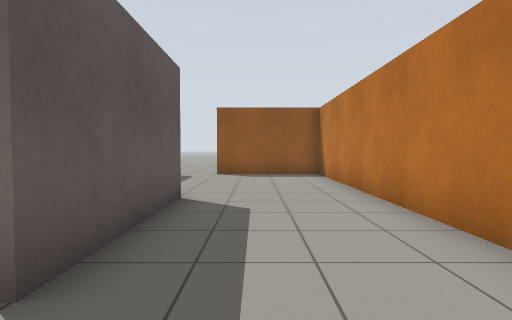
[1] (above)

20 first-person views from a walk through a robot-simulator world made for Gazebo. The camera is 0.94 m above the floor, tilts 2° down and sees 80° across. The floor is counted in squares, 1 m on a side. Each view is taken from the middle of a square. On the plan, view 1 faces up. The plan holds only what a view shows up to about 11 squares ahead; the rest is blank.

[2]
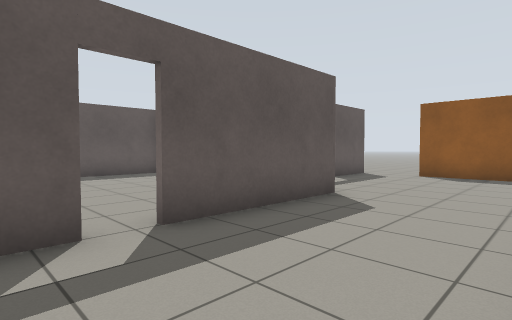

[3]
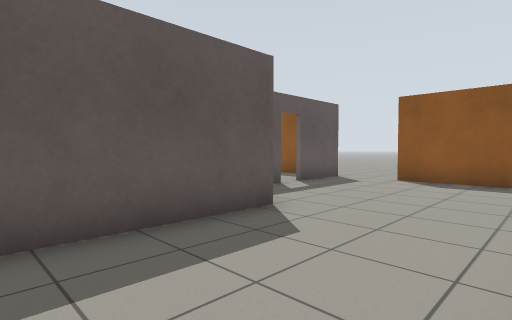

[4]
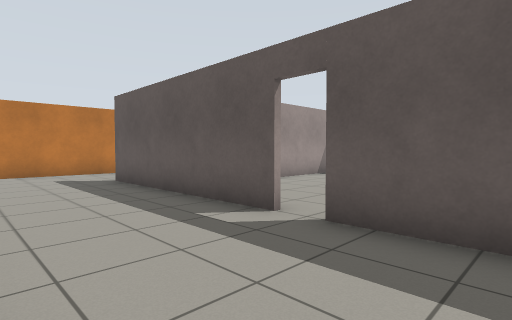

[5]
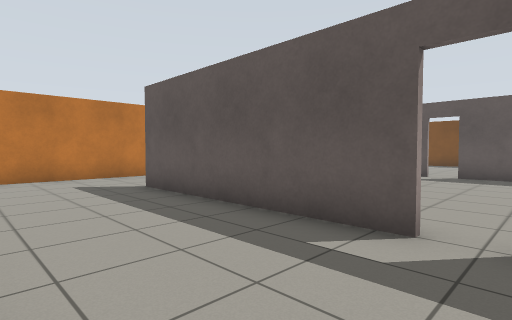

[6]
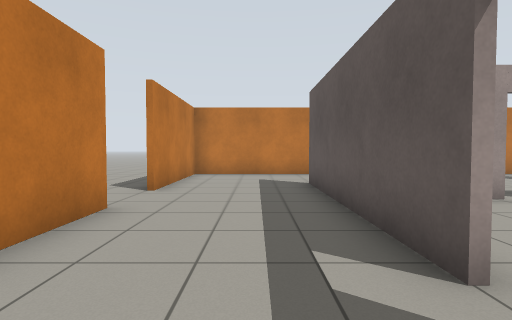

[7]
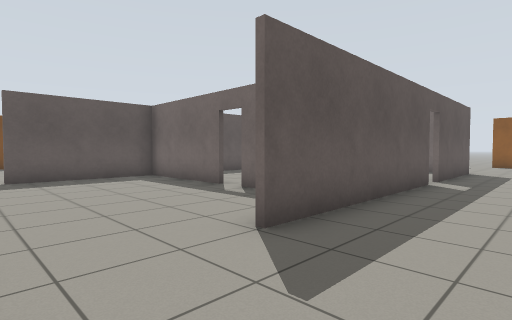

[8]
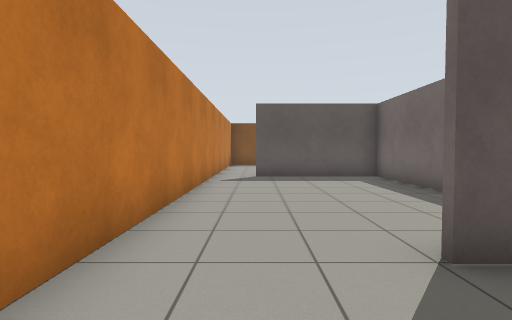

[9]
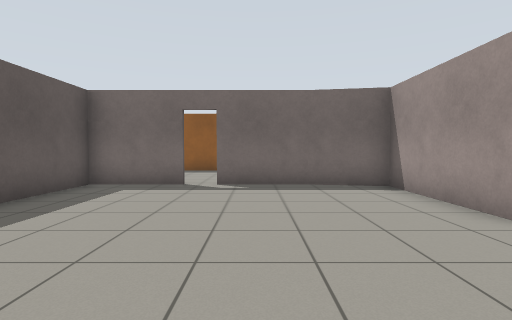

[10]
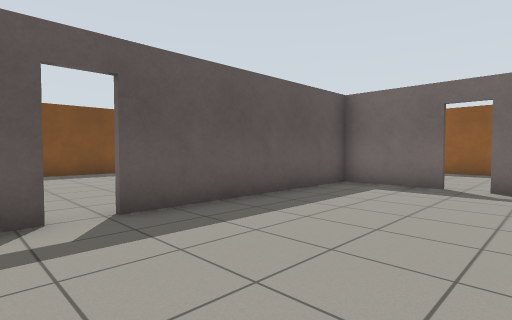

[11]
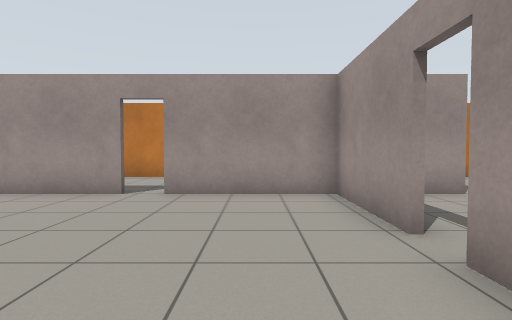

[12]
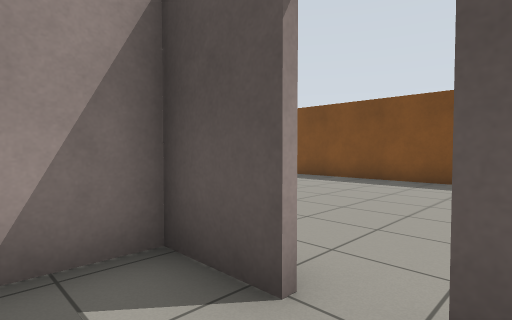

[13]
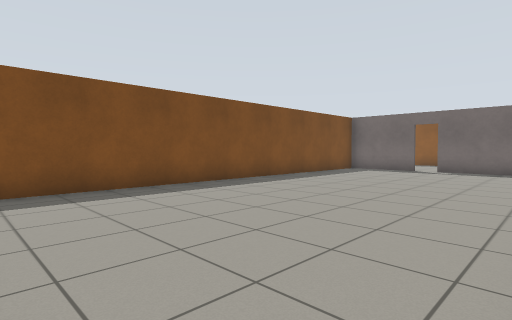

[14]
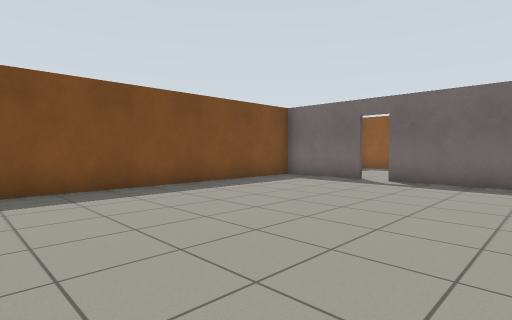

[15]
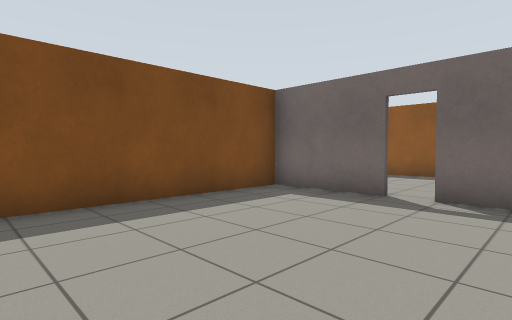

[16]
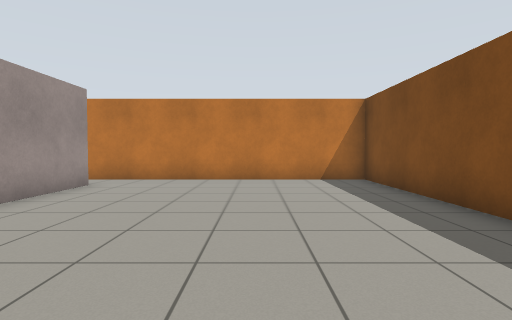

[17]
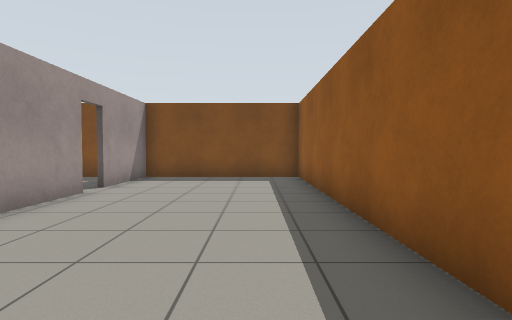

[18]
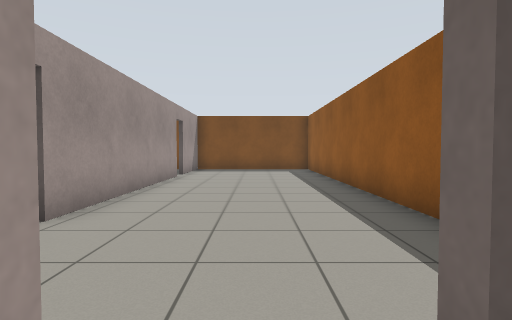

[19]
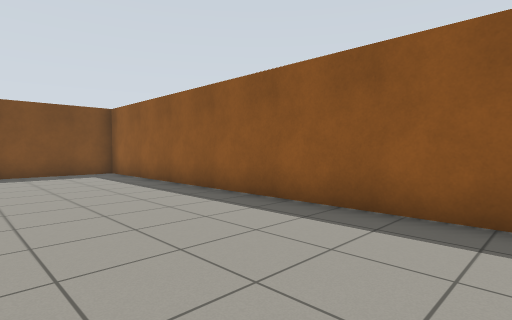

[20]
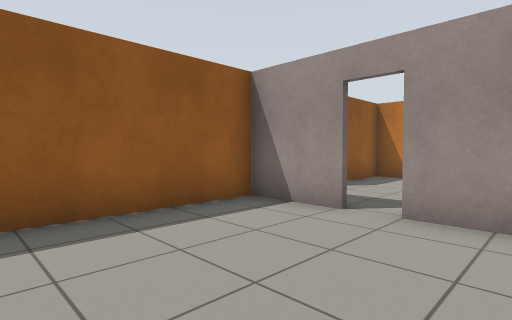

### Floor plan
Ten units are one square. View 1 is at (0, 0); x grows to the right and y downward. Boxes are objects, and circles mark ways between rooms. Rooms are numbered by the first view taken in them; rooms with no view inside come last. Other rooms are left out.
<svg viewBox="-179 -121 214 211">
<path fill="none" stroke="#000" d="M-15 -59 -15 -18M24 -21 24 -115 -15 -115M-15 -10 -15 35M24 19 24 -2M-35 -116 -35 -94M-16 55 -16 45M-41 28 -47 28M-55 28 -95 28M-15 35 -15 55M-94 85 11 85M-94 31 -94 70M24 83 24 39M-16 -18 -16 -57 -37 -61M-47 27 -16 27 -16 -10M-94 11 -94 31M-35 -61 -61 -61M-69 -61 -94 -61 -94 4M-95 27 -55 27M-96 71 -96 41M-144 -61 -174 -61 -174 85 -94 85M-108 -61 -136 -61M-136 -63 -69 -63M-37 -94 -37 -115 -174 -115 -174 -63 -144 -63M-37 -72 -37 -86"/>
<circle cx="5" cy="45" r="3" fill="#2a7"/>
<circle cx="-15" cy="-15" r="3" fill="#2a7"/>
<circle cx="-40" cy="-90" r="3" fill="#2a7"/>
<circle cx="-50" cy="30" r="3" fill="#2a7"/>
<circle cx="-90" cy="80" r="3" fill="#2a7"/>
<circle cx="-95" cy="10" r="3" fill="#2a7"/>
<circle cx="-65" cy="-60" r="3" fill="#2a7"/>
<circle cx="-140" cy="-60" r="3" fill="#2a7"/>
<text x="0" y="-50">1</text>
<text x="-40" y="60">2</text>
<text x="-50" y="-10">3</text>
<text x="-130" y="10">4</text>
<text x="-110" y="-90">5</text>
</svg>
Room 1 opens to room 2. Room 1 opens to room 3. Room 1 opens to room 5. Room 2 opens to room 3. Room 2 opens to room 4. Room 3 opens to room 4. Room 3 opens to room 5. Room 4 opens to room 5.

Where each view was taken, in squares from view 1:
view 1: 0 up, 0 right, facing up
view 2: 0 up, 2 right, facing up-left
view 3: 2 up, 2 right, facing up-left
view 4: 4 up, 2 right, facing down-left
view 5: 2 up, 2 right, facing down-left
view 6: 3 up, 0 right, facing down
view 7: 8 down, 1 right, facing up-left
view 8: 7 down, 1 right, facing left
view 9: 2 down, 5 left, facing up
view 10: 2 down, 5 left, facing up-left
view 11: 1 down, 8 left, facing right
view 12: 0 up, 8 left, facing down-left
view 13: 8 down, 10 left, facing up-left
view 14: 3 down, 10 left, facing up-left
view 15: 0 up, 12 left, facing up-left
view 16: 1 up, 14 left, facing down
view 17: 10 up, 7 left, facing left
view 18: 9 up, 3 left, facing left
view 19: 7 up, 5 left, facing up-left
view 20: 7 up, 8 left, facing up-right
